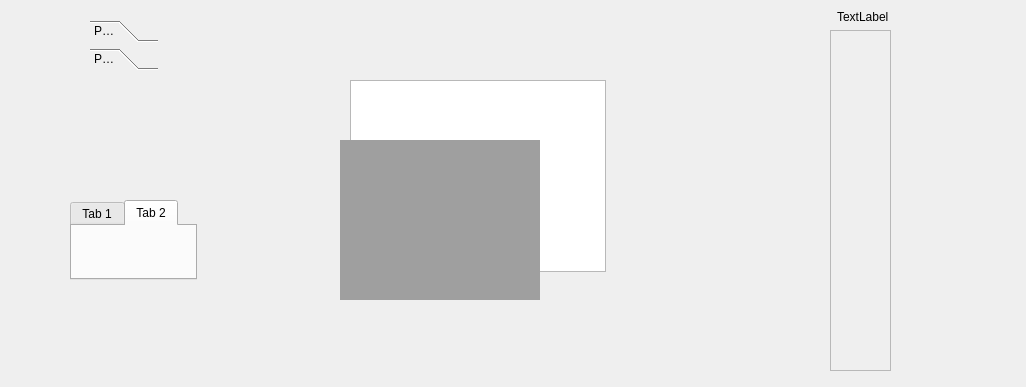
<?xml version="1.0" encoding="UTF-8"?>
<ui version="4.0">
 <class>Widget</class>
 <widget class="QWidget" name="Widget">
  <property name="geometry">
   <rect>
    <x>0</x>
    <y>0</y>
    <width>1026</width>
    <height>387</height>
   </rect>
  </property>
  <property name="windowTitle">
   <string>Widget</string>
  </property>
  <widget class="QFrame" name="frame">
   <property name="geometry">
    <rect>
     <x>830</x>
     <y>30</y>
     <width>61</width>
     <height>341</height>
    </rect>
   </property>
   <property name="frameShape">
    <enum>QFrame::StyledPanel</enum>
   </property>
   <property name="frameShadow">
    <enum>QFrame::Raised</enum>
   </property>
  </widget>
  <widget class="QLabel" name="label2">
   <property name="geometry">
    <rect>
     <x>837</x>
     <y>9</y>
     <width>60</width>
     <height>16</height>
    </rect>
   </property>
   <property name="text">
    <string>TextLabel</string>
   </property>
   <property name="scaledContents">
    <bool>true</bool>
   </property>
  </widget>
  <widget class="QStackedWidget" name="stackedWidget">
   <property name="geometry">
    <rect>
     <x>25</x>
     <y>9</y>
     <width>71</width>
     <height>34</height>
    </rect>
   </property>
   <property name="currentIndex">
    <number>1</number>
   </property>
   <widget class="QWidget" name="page">
    <widget class="QLCDNumber" name="lcdNumber">
     <property name="geometry">
      <rect>
       <x>20</x>
       <y>40</y>
       <width>191</width>
       <height>51</height>
      </rect>
     </property>
     <property name="smallDecimalPoint">
      <bool>false</bool>
     </property>
     <property name="digitCount">
      <number>8</number>
     </property>
     <property name="mode">
      <enum>QLCDNumber::Dec</enum>
     </property>
     <property name="segmentStyle">
      <enum>QLCDNumber::Filled</enum>
     </property>
     <property name="value" stdset="0">
      <double>456.122999999999990</double>
     </property>
    </widget>
   </widget>
   <widget class="QWidget" name="page_2">
    <layout class="QGridLayout" name="gridLayout_2"/>
   </widget>
  </widget>
  <widget class="QComboBox" name="comboBox">
   <property name="geometry">
    <rect>
     <x>390</x>
     <y>110</y>
     <width>91</width>
     <height>41</height>
    </rect>
   </property>
   <item>
    <property name="text">
     <string>新建项目</string>
    </property>
   </item>
   <item>
    <property name="text">
     <string>新建项目</string>
    </property>
   </item>
   <item>
    <property name="text">
     <string>新建项目</string>
    </property>
   </item>
   <item>
    <property name="text">
     <string>新建项目</string>
    </property>
   </item>
  </widget>
  <widget class="QListWidget" name="listWidget">
   <property name="geometry">
    <rect>
     <x>350</x>
     <y>80</y>
     <width>256</width>
     <height>192</height>
    </rect>
   </property>
  </widget>
  <widget class="QLabel" name="MyLabel">
   <property name="geometry">
    <rect>
     <x>440</x>
     <y>200</y>
     <width>53</width>
     <height>16</height>
    </rect>
   </property>
   <property name="text">
    <string>我爱中国</string>
   </property>
   <property name="alignment">
    <set>Qt::AlignCenter</set>
   </property>
   <property name="wordWrap">
    <bool>false</bool>
   </property>
  </widget>
  <widget class="QToolBox" name="toolBox">
   <property name="geometry">
    <rect>
     <x>90</x>
     <y>20</y>
     <width>68</width>
     <height>128</height>
    </rect>
   </property>
   <property name="currentIndex">
    <number>1</number>
   </property>
   <widget class="QWidget" name="page_3">
    <property name="geometry">
     <rect>
      <x>0</x>
      <y>0</y>
      <width>68</width>
      <height>68</height>
     </rect>
    </property>
    <attribute name="label">
     <string>Page 1</string>
    </attribute>
   </widget>
   <widget class="QWidget" name="page_4">
    <property name="geometry">
     <rect>
      <x>0</x>
      <y>0</y>
      <width>68</width>
      <height>68</height>
     </rect>
    </property>
    <attribute name="label">
     <string>Page 2</string>
    </attribute>
   </widget>
  </widget>
  <widget class="QTabWidget" name="tabWidget">
   <property name="geometry">
    <rect>
     <x>70</x>
     <y>200</y>
     <width>127</width>
     <height>80</height>
    </rect>
   </property>
   <property name="currentIndex">
    <number>1</number>
   </property>
   <widget class="QWidget" name="tab">
    <attribute name="title">
     <string>Tab 1</string>
    </attribute>
   </widget>
   <widget class="QWidget" name="tab_2">
    <attribute name="title">
     <string>Tab 2</string>
    </attribute>
   </widget>
  </widget>
  <widget class="QMdiArea" name="mdiArea">
   <property name="geometry">
    <rect>
     <x>340</x>
     <y>140</y>
     <width>200</width>
     <height>160</height>
    </rect>
   </property>
  </widget>
 </widget>
 <resources/>
 <connections/>
</ui>
